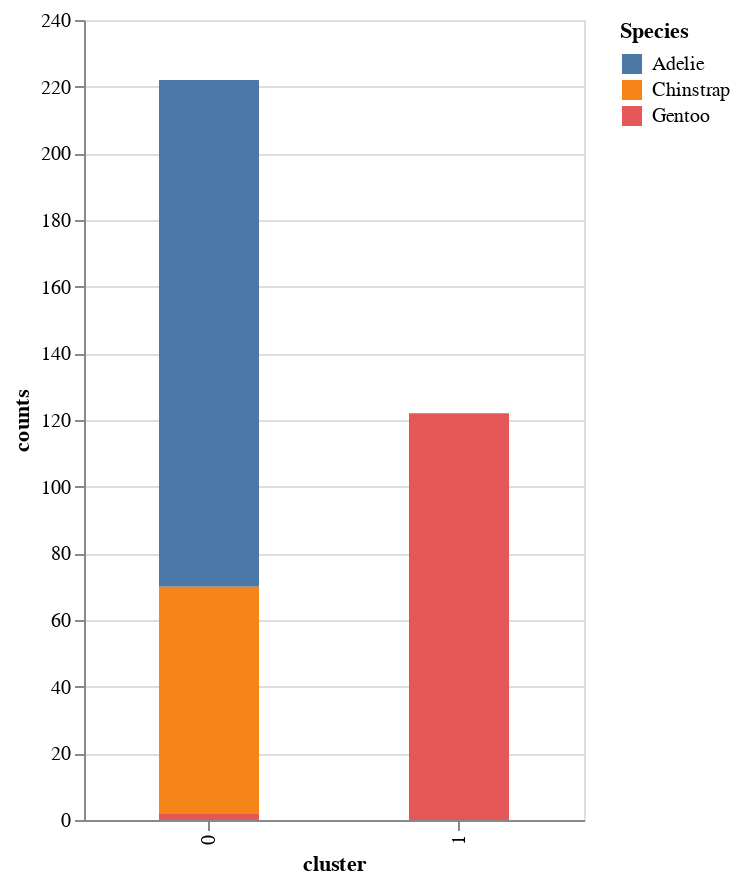

Notebook cell for this chart:
### Code cell
plot4 = pred4.groupby(["species", "cluster"]).size().reset_index(name="counts")
alt.Chart(plot4).mark_bar(size=50).encode(
    x="cluster:O",
    y="counts:Q",
    color=alt.Color("species", title="Species"),
    tooltip=["cluster", "counts", "species"],
).properties(height=400,width=250)

### Figure 1 — Vega-Lite specification as saved in the notebook (floating-point values rounded to 4 significant figures)
{"config": {"view": {"continuousWidth": 400, "continuousHeight": 300}}, "data": {"name": "data-a7e310818b0992057ae66b6833153c33"}, "mark": {"type": "bar", "size": 50}, "encoding": {"color": {"field": "species", "title": "Species", "type": "nominal"}, "tooltip": [{"field": "cluster", "type": "quantitative"}, {"field": "counts", "type": "quantitative"}, {"field": "species", "type": "nominal"}], "x": {"field": "cluster", "type": "ordinal"}, "y": {"field": "counts", "type": "quantitative"}}, "height": 400, "width": 250, "$schema": "https://vega.github.io/schema/vega-lite/v4.17.0.json", "datasets": {"data-a7e310818b0992057ae66b6833153c33": [{"species": "Adelie", "cluster": 0, "counts": 152}, {"species": "Chinstrap", "cluster": 0, "counts": 68}, {"species": "Gentoo", "cluster": 0, "counts": 2}, {"species": "Gentoo", "cluster": 1, "counts": 122}]}}
